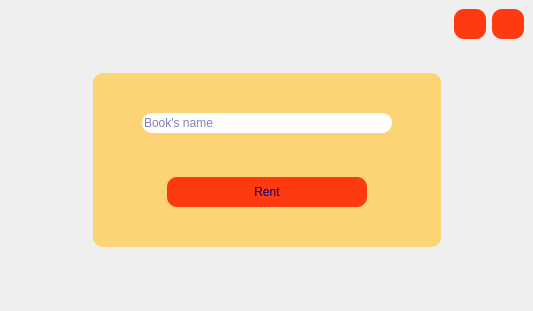
<?xml version="1.0" encoding="UTF-8"?>
<ui version="4.0">
 <class>rent</class>
 <widget class="QMainWindow" name="rent">
  <property name="geometry">
   <rect>
    <x>0</x>
    <y>0</y>
    <width>533</width>
    <height>311</height>
   </rect>
  </property>
  <property name="windowTitle">
   <string>MainWindow</string>
  </property>
  <property name="styleSheet">
   <string notr="true">#rent
{
border-image :  url(:/images/images/Library-Wallpaper-19-2560x1600-1.jpg)
}
QPushButton
{
background-color:rgb(255, 58, 19);
border-radius : 10px;
}
QPushButton:hover{
background-color: rgb(249, 255, 198);
}</string>
  </property>
  <widget class="QWidget" name="centralwidget">
   <layout class="QVBoxLayout" name="verticalLayout">
    <item>
     <layout class="QHBoxLayout" name="horizontalLayout">
      <property name="topMargin">
       <number>0</number>
      </property>
      <item>
       <spacer name="horizontalSpacer">
        <property name="orientation">
         <enum>Qt::Horizontal</enum>
        </property>
        <property name="sizeHint" stdset="0">
         <size>
          <width>40</width>
          <height>20</height>
         </size>
        </property>
       </spacer>
      </item>
      <item>
       <widget class="QPushButton" name="pushButton_2">
        <property name="minimumSize">
         <size>
          <width>30</width>
          <height>30</height>
         </size>
        </property>
        <property name="cursor">
         <cursorShape>PointingHandCursor</cursorShape>
        </property>
        <property name="text">
         <string/>
        </property>
        <property name="icon">
         <iconset resource="rec.qrc">
          <normaloff>:/icones/images/786263.png</normaloff>:/icones/images/786263.png</iconset>
        </property>
        <property name="iconSize">
         <size>
          <width>30</width>
          <height>30</height>
         </size>
        </property>
       </widget>
      </item>
      <item>
       <widget class="QPushButton" name="close">
        <property name="minimumSize">
         <size>
          <width>30</width>
          <height>30</height>
         </size>
        </property>
        <property name="cursor">
         <cursorShape>PointingHandCursor</cursorShape>
        </property>
        <property name="toolTip">
         <string>close</string>
        </property>
        <property name="text">
         <string/>
        </property>
        <property name="icon">
         <iconset resource="rec.qrc">
          <normaloff>:/icones/images/delete-sign.png</normaloff>:/icones/images/delete-sign.png</iconset>
        </property>
        <property name="iconSize">
         <size>
          <width>30</width>
          <height>30</height>
         </size>
        </property>
       </widget>
      </item>
     </layout>
    </item>
    <item>
     <spacer name="verticalSpacer">
      <property name="orientation">
       <enum>Qt::Vertical</enum>
      </property>
      <property name="sizeHint" stdset="0">
       <size>
        <width>20</width>
        <height>13</height>
       </size>
      </property>
     </spacer>
    </item>
    <item>
     <layout class="QHBoxLayout" name="horizontalLayout_2">
      <property name="topMargin">
       <number>20</number>
      </property>
      <property name="bottomMargin">
       <number>20</number>
      </property>
      <item>
       <spacer name="horizontalSpacer_7">
        <property name="orientation">
         <enum>Qt::Horizontal</enum>
        </property>
        <property name="sizeHint" stdset="0">
         <size>
          <width>40</width>
          <height>20</height>
         </size>
        </property>
       </spacer>
      </item>
      <item>
       <widget class="QWidget" name="" native="true">
        <property name="styleSheet">
         <string notr="true">QWidget{
color:rgb(0, 0, 127);
background-color: rgba(255, 205, 88,0.8);
border-radius : 10px;

}
QLineEdit
{
background-color: white;
border-radius : 10px;
}

QPushButton
{
background-color:rgb(255, 58, 19);
border-radius : 10px;
}
QPushButton:hover{
background-color:  rgb(139, 193, 14);
}
QLabel
{
background-color: rgba(255, 205, 88,0.3);
color:rgb(0, 0, 107);
}
</string>
        </property>
        <layout class="QVBoxLayout" name="verticalLayout_2">
         <property name="topMargin">
          <number>1</number>
         </property>
         <property name="bottomMargin">
          <number>1</number>
         </property>
         <item>
          <spacer name="verticalSpacer_3">
           <property name="orientation">
            <enum>Qt::Vertical</enum>
           </property>
           <property name="sizeHint" stdset="0">
            <size>
             <width>20</width>
             <height>40</height>
            </size>
           </property>
          </spacer>
         </item>
         <item>
          <layout class="QHBoxLayout" name="horizontalLayout_3">
           <property name="topMargin">
            <number>0</number>
           </property>
           <item>
            <spacer name="horizontalSpacer_2">
             <property name="orientation">
              <enum>Qt::Horizontal</enum>
             </property>
             <property name="sizeHint" stdset="0">
              <size>
               <width>40</width>
               <height>20</height>
              </size>
             </property>
            </spacer>
           </item>
           <item>
            <widget class="QLineEdit" name="bookname">
             <property name="minimumSize">
              <size>
               <width>250</width>
               <height>20</height>
              </size>
             </property>
             <property name="placeholderText">
              <string>Book's name</string>
             </property>
            </widget>
           </item>
           <item>
            <spacer name="horizontalSpacer_3">
             <property name="orientation">
              <enum>Qt::Horizontal</enum>
             </property>
             <property name="sizeHint" stdset="0">
              <size>
               <width>40</width>
               <height>20</height>
              </size>
             </property>
            </spacer>
           </item>
          </layout>
         </item>
         <item>
          <spacer name="verticalSpacer_5">
           <property name="orientation">
            <enum>Qt::Vertical</enum>
           </property>
           <property name="sizeHint" stdset="0">
            <size>
             <width>20</width>
             <height>40</height>
            </size>
           </property>
          </spacer>
         </item>
         <item>
          <layout class="QHBoxLayout" name="horizontalLayout_4">
           <property name="topMargin">
            <number>0</number>
           </property>
           <item>
            <spacer name="horizontalSpacer_5">
             <property name="orientation">
              <enum>Qt::Horizontal</enum>
             </property>
             <property name="sizeHint" stdset="0">
              <size>
               <width>40</width>
               <height>20</height>
              </size>
             </property>
            </spacer>
           </item>
           <item>
            <widget class="QPushButton" name="rentbook">
             <property name="minimumSize">
              <size>
               <width>200</width>
               <height>30</height>
              </size>
             </property>
             <property name="cursor">
              <cursorShape>PointingHandCursor</cursorShape>
             </property>
             <property name="toolTip">
              <string>rent</string>
             </property>
             <property name="text">
              <string>Rent</string>
             </property>
            </widget>
           </item>
           <item>
            <spacer name="horizontalSpacer_6">
             <property name="orientation">
              <enum>Qt::Horizontal</enum>
             </property>
             <property name="sizeHint" stdset="0">
              <size>
               <width>40</width>
               <height>20</height>
              </size>
             </property>
            </spacer>
           </item>
          </layout>
         </item>
         <item>
          <spacer name="verticalSpacer_4">
           <property name="orientation">
            <enum>Qt::Vertical</enum>
           </property>
           <property name="sizeHint" stdset="0">
            <size>
             <width>20</width>
             <height>40</height>
            </size>
           </property>
          </spacer>
         </item>
        </layout>
       </widget>
      </item>
      <item>
       <spacer name="horizontalSpacer_8">
        <property name="orientation">
         <enum>Qt::Horizontal</enum>
        </property>
        <property name="sizeHint" stdset="0">
         <size>
          <width>40</width>
          <height>20</height>
         </size>
        </property>
       </spacer>
      </item>
     </layout>
    </item>
    <item>
     <spacer name="verticalSpacer_2">
      <property name="orientation">
       <enum>Qt::Vertical</enum>
      </property>
      <property name="sizeHint" stdset="0">
       <size>
        <width>20</width>
        <height>40</height>
       </size>
      </property>
     </spacer>
    </item>
   </layout>
  </widget>
 </widget>
 <resources>
  <include location="rec.qrc"/>
 </resources>
 <connections>
  <connection>
   <sender>close</sender>
   <signal>clicked()</signal>
   <receiver>rent</receiver>
   <slot>close()</slot>
   <hints>
    <hint type="sourcelabel">
     <x>522</x>
     <y>35</y>
    </hint>
    <hint type="destinationlabel">
     <x>522</x>
     <y>55</y>
    </hint>
   </hints>
  </connection>
  <connection>
   <sender>pushButton_2</sender>
   <signal>clicked()</signal>
   <receiver>rent</receiver>
   <slot>showMinimized()</slot>
   <hints>
    <hint type="sourcelabel">
     <x>467</x>
     <y>35</y>
    </hint>
    <hint type="destinationlabel">
     <x>478</x>
     <y>62</y>
    </hint>
   </hints>
  </connection>
 </connections>
</ui>
